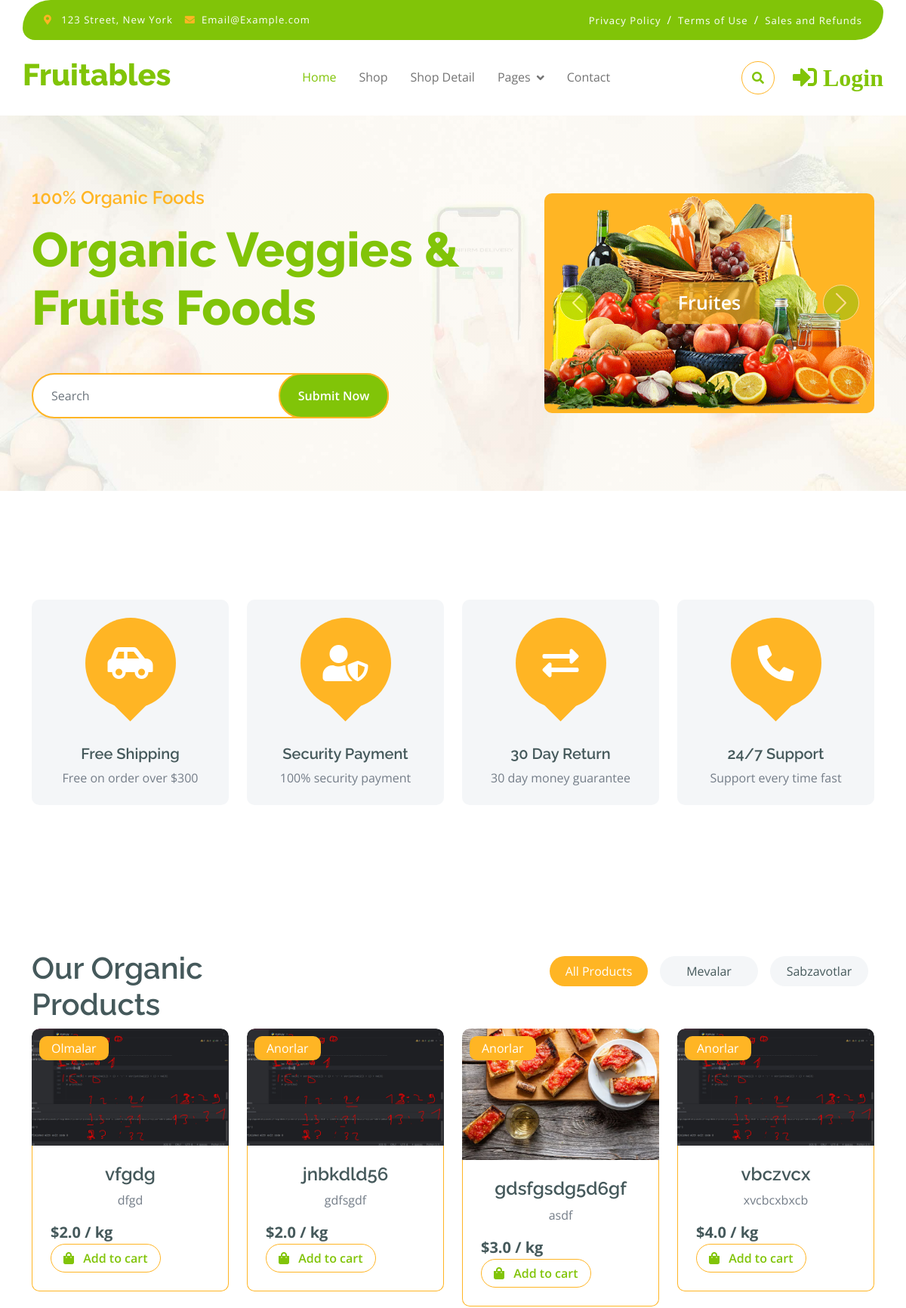
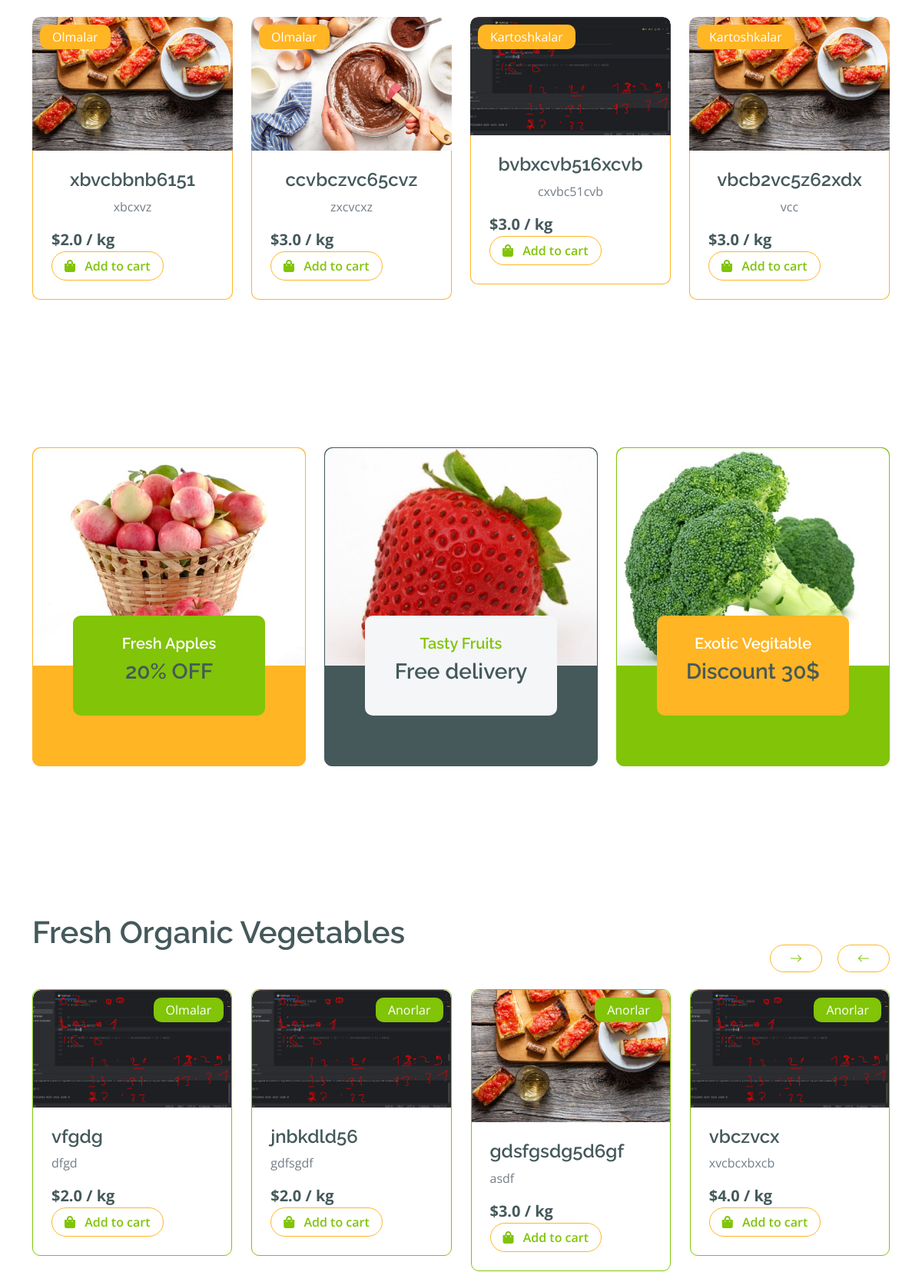
The page / (upper part) on the database its author committed (2 pictures, top to bottom).
### shop/models.py (models this page shows, shortened)
class Category(models.Model):
    name = models.CharField(max_length=50, verbose_name="Kategoriya", unique=True)
    image = models.ImageField(upload_to='category/', null=True, blank=True)
    slug = models.SlugField(blank=True, null=True)
    parent = models.ForeignKey('self', on_delete=models.CASCADE,
                               null=True, blank=True,
                               related_name='subcategories')

class Product(models.Model):
    name = models.CharField(max_length=150, verbose_name="Nomi")
    description = models.TextField(blank=True, null=True)
    category = models.ForeignKey(Category, on_delete=models.CASCADE, related_name='products')
    price = models.FloatField()
    is_sale = models.IntegerField(default=0)
    image = models.ImageField(upload_to='products/')
    quantity = models.IntegerField(default=0)
    slug = models.SlugField(blank=True, null=True)
    @property
    def avg_rating(self):
        ratings = self.rating_set.all()
        if ratings:
            count = 0
            for rating in ratings:
                count += rating.rating
            return count / len(ratings)
        return 0

### shop/views.py (the view)
# urls.py: path('', ProductList.as_view(), name='index'),
class ProductList(ListView):
    model = Product
    template_name = 'shop/index.html'
    context_object_name = 'products'
    extra_context = {
        'categories': Category.objects.filter(parent=None),
        'title': "Barcha Produclar",
        'all_products': Product.objects.all(),
        'form': EmailForm()
    }
    def get_queryset(self):
        return Product.objects.filter(is_sale=0)
    def get_context_data(self, **kwargs):
        context = super().get_context_data(**kwargs)
        request = self.request  # Request obyektini oling
        if request.user.is_authenticated:
            context['order_count'] = CartAuthenticatedUser(request).get_cart_info()['cart_total_quantity']
        return context

### shop/templates/shop/index.html (shortened to what this page needs)
{% extends 'base.html' %}
{% load static %}
{% block hero %}
<div class="container-fluid py-5 mb-5 hero-header">
    <div class="container py-5">
        <div class="row g-5 align-items-center">
            <div class="col-md-12 col-lg-7">
                <h4 class="mb-3 text-secondary">100% Organic Foods</h4>
                <h1 class="mb-5 display-3 text-primary">Organic Veggies & Fruits Foods</h1>
                <div class="position-relative mx-auto">
                    <input class="form-control border-2 border-secondary w-75 py-3 px-4 rounded-pill" type="number"
                           placeholder="Search">
                    <button type="submit"
                            class="btn btn-primary border-2 border-secondary py-3 px-4 position-absolute rounded-pill text-white h-100"
                            style="top: 0; right: 25%;">Submit Now
                    </button>
                </div>
            </div>
            <div class="col-md-12 col-lg-5">
                <div id="carouselId" class="carousel slide position-relative" data-bs-ride="carousel">
                    <div class="carousel-inner" role="listbox">
                        <div class="carousel-item active rounded">
                            <img src="{% static 'img/hero-img-1.png' %}"
                                 class="img-fluid w-100 h-100 bg-secondary rounded" alt="First slide">
                            <a href="#" class="btn px-4 py-2 text-white rounded">Fruites</a>
                        </div>
                    </div>
                    <button class="carousel-control-prev" type="button" data-bs-target="#carouselId"
                            data-bs-slide="prev">
                        <span class="carousel-control-prev-icon" aria-hidden="true"></span>
                    </button>
                    <button class="carousel-control-next" type="button" data-bs-target="#carouselId"
                            data-bs-slide="next">
                        <span class="carousel-control-next-icon" aria-hidden="true"></span>
                    </button>
                </div>
            </div>
        </div>
    </div>
</div>
{% endblock hero %}
{% block main %}
<div class="container-fluid featurs py-5">
    <div class="container py-5">
        <div class="row g-4">
            <div class="col-md-6 col-lg-3">
                <div class="featurs-item text-center rounded bg-light p-4">
                    <div class="featurs-icon btn-square rounded-circle bg-secondary mb-5 mx-auto">
                        <i class="fas fa-car-side fa-3x text-white"></i>
                    </div>
                    <div class="featurs-content text-center">
                        <h5>Free Shipping</h5>
                        <p class="mb-0">Free on order over $300</p>
                    </div>
                </div>
            </div>
            <div class="col-md-6 col-lg-3">
                <div class="featurs-item text-center rounded bg-light p-4">
                    <div class="featurs-icon btn-square rounded-circle bg-secondary mb-5 mx-auto">
                        <i class="fas fa-user-shield fa-3x text-white"></i>
                    </div>
                    <div class="featurs-content text-center">
                        <h5>Security Payment</h5>
                        <p class="mb-0">100% security payment</p>
                    </div>
                </div>
            </div>
            <div class="col-md-6 col-lg-3">
                <div class="featurs-item text-center rounded bg-light p-4">
                    <div class="featurs-icon btn-square rounded-circle bg-secondary mb-5 mx-auto">
                        <i class="fas fa-exchange-alt fa-3x text-white"></i>
                    </div>
                    <div class="featurs-content text-center">
                        <h5>30 Day Return</h5>
                        <p class="mb-0">30 day money guarantee</p>
                    </div>
                </div>
            </div>
            <div class="col-md-6 col-lg-3">
                <div class="featurs-item text-center rounded bg-light p-4">
                    <div class="featurs-icon btn-square rounded-circle bg-secondary mb-5 mx-auto">
                        <i class="fa fa-phone-alt fa-3x text-white"></i>
                    </div>
                    <div class="featurs-content text-center">
                        <h5>24/7 Support</h5>
                        <p class="mb-0">Support every time fast</p>
                    </div>
                </div>
            </div>
        </div>
    </div>
</div>
<div class="container-fluid fruite py-5">
    <div class="container py-5">
        <div class="tab-class text-center">
            <div class="row g-4">
                <div class="col-lg-4 text-start">
                    <h1>Our Organic Products</h1>
                </div>
                <div class="col-lg-8 text-end">
                    <ul class="nav nav-pills d-inline-flex text-center mb-5">
                        <li class="nav-item">
                            <a class="d-flex m-2 py-2 bg-light rounded-pill active" data-bs-toggle="pill" href="#tab-1">
                                <span class="text-dark" style="width: 130px;">All Products</span>
                            </a>
                        </li>
                        {% for category in categories %}
                        <li class="nav-item">
                            <a class="d-flex py-2 m-2 bg-light rounded-pill" data-bs-toggle="pill"
                               href="#tab-{{ category.slug }}">
                                <span class="text-dark" style="width: 130px;">{{ category.name }}</span>
                            </a>
                        </li>
                        {% endfor %}
                    </ul>
                </div>
            </div>
            <div class="tab-content">
                <div id="tab-1" class="tab-pane fade show p-0 active">
                    <div class="row g-4">
                        <div class="col-lg-12">
                            <div class="row g-4">
                                {% for product in products|slice:":8" %}
                                {% include 'shop/components/_product_card.html' %}
                                {% endfor %}
                            </div>
                        </div>
                    </div>
                </div>
            </div>
        </div>
    </div>
</div>
<div class="container-fluid service py-5">
    <div class="container py-5">
        <div class="row g-4 justify-content-center">
            <div class="col-md-6 col-lg-4">
                <a href="#">
                    <div class="service-item bg-secondary rounded border border-secondary">
                        <img src="{% static 'img/featur-1.jpg' %}" class="img-fluid rounded-top w-100" alt="">
                        <div class="px-4 rounded-bottom">
                            <div class="service-content bg-primary text-center p-4 rounded">
                                <h5 class="text-white">Fresh Apples</h5>
                                <h3 class="mb-0">20% OFF</h3>
                            </div>
                        </div>
                    </div>
                </a>
            </div>
            <div class="col-md-6 col-lg-4">
                <a href="#">
                    <div class="service-item bg-dark rounded border border-dark">
                        <img src="{% static 'img/featur-2.jpg' %}" class="img-fluid rounded-top w-100" alt="">
                        <div class="px-4 rounded-bottom">
                            <div class="service-content bg-light text-center p-4 rounded">
                                <h5 class="text-primary">Tasty Fruits</h5>
                                <h3 class="mb-0">Free delivery</h3>
                            </div>
                        </div>
                    </div>
                </a>
            </div>
            <div class="col-md-6 col-lg-4">
                <a href="#">
                    <div class="service-item bg-primary rounded border border-primary">
                        <img src="{% static 'img/featur-3.jpg' %}" class="img-fluid rounded-top w-100" alt="">
                        <div class="px-4 rounded-bottom">
                            <div class="service-content bg-secondary text-center p-4 rounded">
                                <h5 class="text-white">Exotic Vegitable</h5>
                                <h3 class="mb-0">Discount 30$</h3>
                            </div>
                        </div>
                    </div>
                </a>
            </div>
        </div>
    </div>
</div>
<div class="container-fluid vesitable py-5">
    <div class="container py-5">
        <h1 class="mb-0">Fresh Organic Vegetables</h1>
        <div class="owl-carousel vegetable-carousel justify-content-center">
            {% for product in products %}
            <div class="border border-primary rounded position-relative vesitable-item">
                <div class="vesitable-img">
                    <a href="{% url 'detail' product.pk %}">
                        <img src="{{ product.image.url }}" class="img-fluid w-100 rounded-top" alt="">
                    </a>
                </div>
                <div class="text-white bg-primary px-3 py-1 rounded position-absolute" style="top: 10px; right: 10px;">
                    {{ product.category.name }}
                </div>
                <div class="p-4 rounded-bottom">
                    <h4>{{ product.name }}</h4>
                    <p>{{ product.description|truncatewords:15 }}</p>
                    <div class="d-flex justify-content-between flex-lg-wrap">
                        <p class="text-dark fs-5 fw-bold mb-0">${{ product.price }} / kg</p>
                        <a href="{% url 'to_cart' product.pk 'add' %}" class="btn border border-secondary rounded-pill px-3 text-primary"><i
                                class="fa fa-shopping-bag me-2 text-primary"></i> Add to cart</a>
                    </div>
                </div>
            </div>
            {% endfor %}
        </div>
    </div>
</div>
{% endblock main %}

### shop/templates/shop/components/_product_card.html
<div class="col-md-6 col-lg-4 col-xl-3">
    <div class="rounded position-relative fruite-item">
        <div class="fruite-img">
            <a href="{% url 'detail' product.pk %}">
                <img src="{{ product.image.url }}"
                     class="img-fluid w-100 rounded-top" alt="">
            </a>
        </div>
        <div class="text-white bg-secondary px-3 py-1 rounded position-absolute"
             style="top: 10px; left: 10px;">
            {{ product.category.name }}
        </div>
        <div class="p-4 border border-secondary border-top-0 rounded-bottom">
            <h4>{{ product.name }}</h4>
            <p>{{ product.description|truncatewords:10 }}</p>
            <div class="d-flex justify-content-between flex-lg-wrap">
                <p class="text-dark fs-5 fw-bold mb-0">${{ product.price }} / kg</p>
                <a href="{% url 'to_cart' product.pk 'add' %}"
                   class="btn border border-secondary rounded-pill px-3 text-primary"><i
                        class="fa fa-shopping-bag me-2 text-primary"></i> Add to
                    cart</a>
            </div>
        </div>
    </div>
</div>

### rows shown on the page
Category: name "Mevalar"
Category: name "Sabzavotlar"
Product: image (picture), category.name "Olmalar", name "vfgdg", description "dfgd", price "2.0"
Product: image (picture), category.name "Anorlar", name "jnbkdld56", description "gdfsgdf", price "2.0"
Product: image (picture), category.name "Anorlar", name "gdsfgsdg5d6gf", description "asdf", price "3.0"
Product: image (picture), category.name "Anorlar", name "vbczvcx", description "xvcbcxbxcb", price "4.0"
Product: image (picture), category.name "Olmalar", name "xbvcbbnb6151", description "xbcxvz", price "2.0"
Product: image (picture), category.name "Olmalar", name "ccvbczvc65cvz", description "zxcvcxz", price "3.0"
Product: image (picture), category.name "Kartoshkalar", name "bvbxcvb516xcvb", description "cxvbc51cvb", price "3.0"
Product: image (picture), category.name "Kartoshkalar", name "vbcb2vc5z62xdx", description "vcc", price "3.0"
